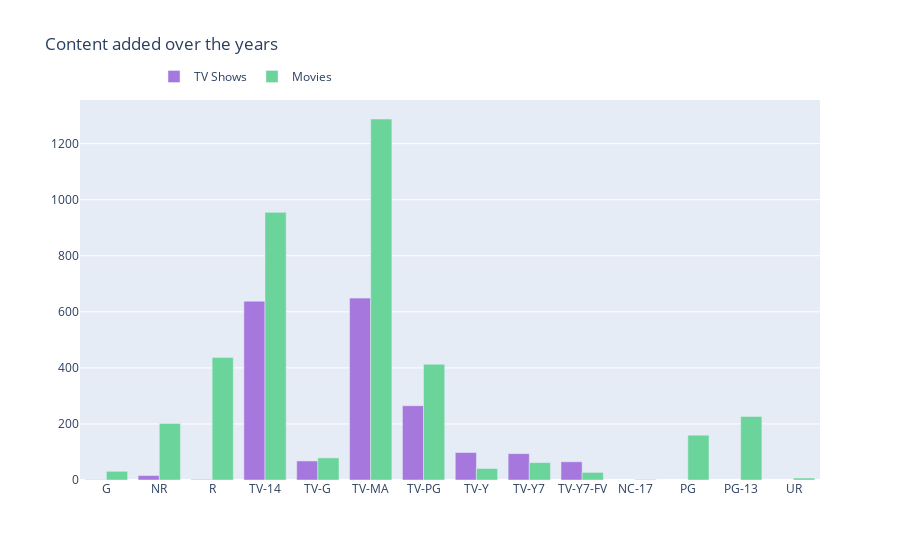

Notebook code for this chart:
### Code cell
col = "rating"

vc1 = d1[col].value_counts().reset_index()
vc1 = vc1.rename(columns = {col : "count", "index" : col})
vc1['percent'] = vc1['count'].apply(lambda x : 100*x/sum(vc1['count']))
vc1 = vc1.sort_values(col)

vc2 = d2[col].value_counts().reset_index()
vc2 = vc2.rename(columns = {col : "count", "index" : col})
vc2['percent'] = vc2['count'].apply(lambda x : 100*x/sum(vc2['count']))
vc2 = vc2.sort_values(col)

trace1 = go.Bar(x=vc1[col], y=vc1["count"], name="TV Shows", marker=dict(color="#a678de"))
trace2 = go.Bar(x=vc2[col], y=vc2["count"], name="Movies", marker=dict(color="#6ad49b"))
data = [trace1, trace2]
layout = go.Layout(title="Content added over the years", legend=dict(x=0.1, y=1.1, orientation="h"))
fig = go.Figure(data, layout=layout)
fig.show()

### Figure 1 — Plotly figure (JSON) as saved in the notebook; plotly's stock layout.template omitted (floating-point values rounded to 4 significant figures)
{"data": [{"marker": {"color": "#a678de"}, "name": "TV Shows", "type": "bar", "x": ["G", "NR", "R", "TV-14", "TV-G", "TV-MA", "TV-PG", "TV-Y", "TV-Y7", "TV-Y7-FV"], "y": [1, 16, 2, 638, 68, 649, 265, 98, 94, 65]}, {"marker": {"color": "#6ad49b"}, "name": "Movies", "type": "bar", "x": ["G", "NC-17", "NR", "PG", "PG-13", "R", "TV-14", "TV-G", "TV-MA", "TV-PG", "TV-Y", "TV-Y7", "TV-Y7-FV", "UR"], "y": [31, 2, 202, 160, 227, 437, 955, 79, 1288, 413, 41, 62, 27, 7]}], "layout": {"legend": {"orientation": "h", "x": 0.1, "y": 1.1}, "title": {"text": "Content added over the years"}}}
